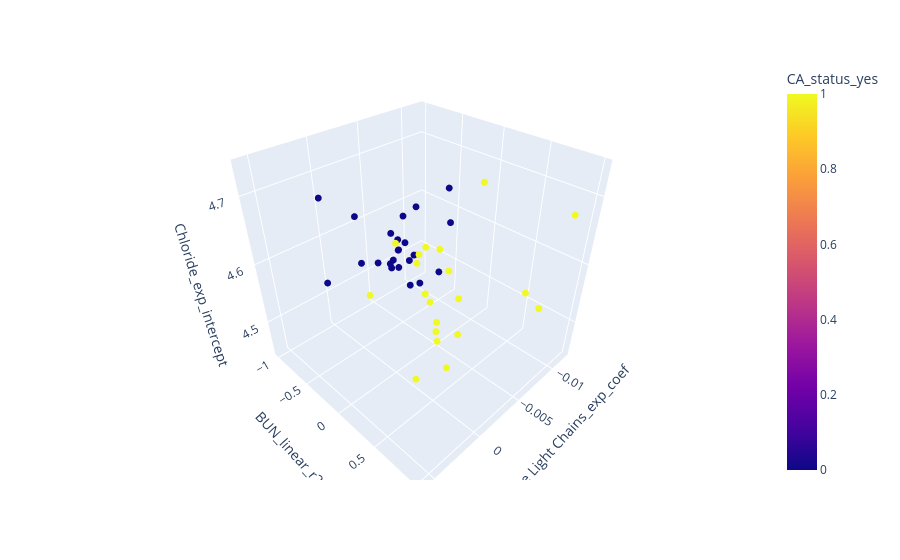

Notebook code for this chart:
### Markdown cell above
## 3D scatter

### Code cell
top3_features = X.columns[svm_set_ranks[selected_run].sorted_features.astype(int)[:3]].values
fig = px.scatter_3d(dataTable, x=top3_features[0], y=top3_features[1], z=top3_features[2],
          color=y_column_Classification)
fig.update_traces(marker_size = 4)
fig.show()

### Figure 1 — Plotly figure (JSON) as saved in the notebook; plotly's stock layout.template omitted (floating-point values rounded to 4 significant figures)
{"data": [{"hovertemplate": "Kappa Free Light Chains_exp_coef=%{x}<br>BUN_linear_r2=%{y}<br>Chloride_exp_intercept=%{z}<br>CA_status_yes=%{marker.color}<extra></extra>", "legendgroup": "", "marker": {"color": [1, 1, 1, 1, 1, 1, 1, 1, 1, 1, 1, 1, 1, 1, 1, 1, 1, 1, 1, 1, 1, 0, 0, 0, 0, 0, 0, 0, 0, 0, 0, 0, 0, 0, 0, 0, 0, 0, 0, 0, 0, 0, 0, 0], "coloraxis": "coloraxis", "size": 4, "symbol": "circle"}, "mode": "markers", "name": "", "scene": "scene", "showlegend": false, "type": "scatter3d", "x": [0.003804, 0.0001277, -0.0006021, 0.0007078, 0.001026, 0.0004865, -0.002374, -0.01042, -0.001661, 6.381e-05, -0.002543, -0.002144, -0.005845, -0.0002783, -0.006773, -0.004527, -0.01197, 0.0005603, -0.004932, -0.001281, -0.004852, 0, -0.00385, -9.575e-05, 0.0001154, -0.001212, 0.0002632, -0.0009152, 0.0001119, -0.0003904, -1.465e-05, 0.0001385, 0.005739, -0.0004123, -0.005738, 0.0003361, 0.002793, 0.003599, 0.001035, -0.001751, -0.000752, 0.001263, 0.002241, 0.002879], "y": [0.2268, 0.5537, 0.2546, 0.5943, 0.396, 0.5008, 0.02422, 0.002943, 0.2089, 0.06249, 0.004755, 0.3021, 0.05769, 0.7285, 1, 1, 0.8744, 0.7063, 0.02348, 0.2546, 0.2901, -1, 0.2267, 0.006462, 0.008638, 0.002215, 0.03411, 0.4416, 0.1799, 0.03405, 0.0868, 0.3477, 0.004213, 0.03005, 0.06736, 0.2597, 0.4367, 0.08352, 0.1146, 0.003851, 0.1792, 0.4404, 0.1286, 0.01218], "z": [4.631, 4.686, 4.653, 4.578, 4.479, 4.612, 4.61, 4.678, 4.582, 4.661, 4.621, 4.537, 4.571, 4.576, 4.575, 4.62, 4.667, 4.528, 4.445, 4.658, 4.55, 4.663, 4.719, 4.632, 4.622, 4.686, 4.674, 4.639, 4.67, 4.646, 4.653, 4.625, 4.648, 4.66, 4.65, 4.617, 4.676, 4.721, 4.643, 4.618, 4.646, 4.738, 4.655, 4.651]}], "layout": {"autosize": true, "coloraxis": {"colorbar": {"title": {"text": "CA_status_yes"}}, "colorscale": [[0, "#0d0887"], [0.1111, "#46039f"], [0.2222, "#7201a8"], [0.3333, "#9c179e"], [0.4444, "#bd3786"], [0.5556, "#d8576b"], [0.6667, "#ed7953"], [0.7778, "#fb9f3a"], [0.8889, "#fdca26"], [1, "#f0f921"]]}, "legend": {"tracegroupgap": 0}, "margin": {"t": 60}, "scene": {"aspectmode": "auto", "aspectratio": {"x": 1, "y": 1, "z": 1}, "domain": {"x": [0, 1], "y": [0, 1]}, "xaxis": {"title": {"text": "Kappa Free Light Chains_exp_coef"}, "type": "linear"}, "yaxis": {"title": {"text": "BUN_linear_r2"}, "type": "linear"}, "zaxis": {"title": {"text": "Chloride_exp_intercept"}, "type": "linear"}}}}
